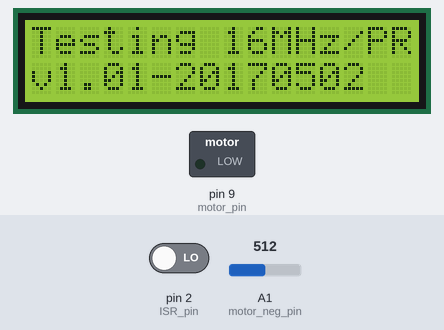
The sketch below on a simulated Arduino Uno, built with avr-gcc and run on an emulated ATmega328P. Parts: 16×2 character LCD, switched loads named in the sketch (green lamp = pin HIGH). The test bench sets the inputs (shaded band); at power-on: pin 2 (ISR_pin) LOW, A1 (motor_neg_pin) = 512. What the sketch prints to the serial monitor is not drawn.

Above: at 0.1 s.
At 4.6 s:
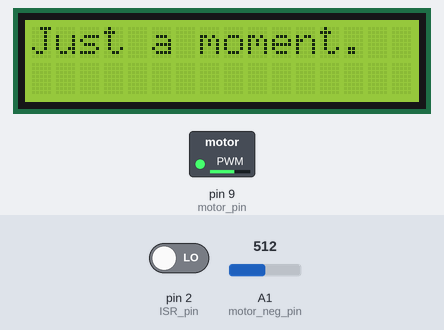
At 8.9 s:
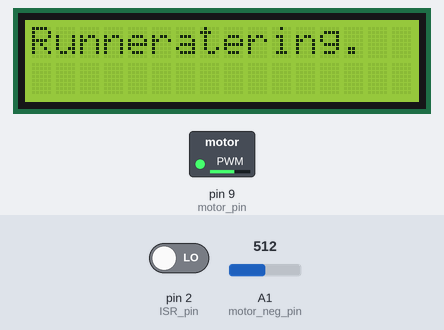
9.0 s: pin 2 (ISR_pin) driven HIGH
Timing chart, 0 to 12.0 s (numbered marks = the images above; inputs shaded):
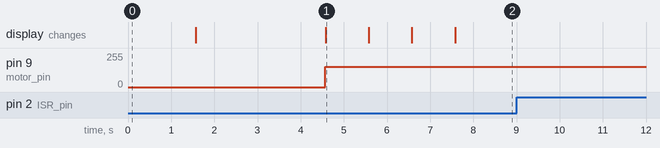

Measured:
- after the input at 9.0 s, every drawn part: stays the same

The sketch:

testInterrupts.ino
```cpp
/**
 *             testInterrupts
 *             testInterrupts.ino
 * Purpose:    Experimenting with synchronizing PWM with ADC measurements
 *             using interrupts.
 *
 *             Though not the immediate goal of this program, it will
 *             allow the direct measurement of the back-emf produced by a
 *             small PWM-modulated DC motor during its "off" phase in the
 *             PWM waveform, and the calculation of its peak current (as
 *             well as RMS current) during its "on" phase.
 *
 * @author:    Tyler Lucas
 * Student ID: 3305203
 * Date:       May 2, 2017
 * Version     1.0
 *
 * References: http://gammon.com.au/interrupts
 *             https://www.programiz.com/cpp-programming/examples/standard-deviation
 */

#include <LiquidCrystal.h>
LiquidCrystal lcd(12, 11, 5, 4, 3, 2);

const int motor_pin = 9; // PWM driving NPN to control motor
const int motor_pos_pin = A0;  // to motor +ve
const int motor_neg_pin = A1;  // to motor -ve and shunt top
const int collector_pin = A2;  // to shunt bottom and collector
const int ISR_pin = 2;  // external interrupt pin (#3 occupied by LCD)


// Define various ADC prescaler (https://goo.gl/qLdu2e)
const unsigned char prescale_002 = (1 << ADPS0);                                //   8 MHz (615.4 kHz) ~   1.6 us
const unsigned char prescale_004 = (1 << ADPS1);                                //   4 MHz (307.7 kHz) ~   3.3 us
const unsigned char prescale_008 = (1 << ADPS1) | (1 << ADPS0);                 //   2 MHz (153.8 kHz) ~   6.5 us
const unsigned char prescale_016 = (1 << ADPS2);                                //   1 MHz ( 76.9 kHz) ~  13 us
const unsigned char prescale_032 = (1 << ADPS2) | (1 << ADPS0);                 // 500 kHz ( 38.5 kHz) ~  26 us
const unsigned char prescale_064 = (1 << ADPS2) | (1 << ADPS1);                 // 250 kHz ( 19.2 kHz) ~  52 us
const unsigned char prescale_128 = (1 << ADPS2) | (1 << ADPS1) | (1 << ADPS0);  // 125 kHz ( 9.6 kHz) ~  104 us


/* Determine datapoints req'd to capture voltages over 2 PWM periods,
 * given an ADC rate from the prescaler. My Arduino Duo (SparkFun
 * RedBoard) runs at 16MHz, and the PWM is set to 490Hz. Prescaler
 * will probably be set to 16 for a 1MHz ADC, but no promises. Note
 * that this uses too much SRAM if the prescale is set to 2. In fact,
 * it's completely untested, but 2*16e6/(2*13*490) ints is 2.5kB on
 * its own, pushing this program way over the Duo's 2k SRAM. */
#define F_CPU 16e6        // 16MHz
#define F_PWM 490         // 490Hz
#define PRESCALE_ADC 16   // set to 1MHz for now
#define DATA_ARRAY_SIZE 313 //(int)(2 * F_CPU / ( PRESCALE_ADC * 13 * F_PWM )) // =313
#define DATA_ARRAY_WINDOW_SIZE 3 // (int)(40 * ( F_CPU/1e6 ) /( PRESCALE_ADC * 13 ) + 0.5) // 40us windows, ~~3
#define DATA_ARRAY_SUBWINDOW_SIZE 307 // (int)(2 * F_CPU / ( PRESCALE_ADC * 13 * F_PWM ) - 40 * ( F_CPU/1e6 ) /( PRESCALE_ADC * 13 ) + 0.5 )// DATA_ARRAY_SIZE - 2*DATA_ARRAY_WINDOW_SIZE was generating "overflow in constant expression" error
volatile unsigned int vdata[DATA_ARRAY_SIZE] = {0};  // for use in ISR


#define ISR_MODE RISING
volatile int next_analog_pin;                   // Which node to measure?
volatile bool need_waveform_update;             // Do we need to measure the next waveform?
volatile byte waveform_counter = 0;             // Keep track of how many waveforms we've measured in a row.
volatile const byte waveform_counter_max = 10;  // Analyze data from how many waveforms at a time?
unsigned int waveform_period_between_updates = 100;  // For how long to NOT do any measurements? [ms] (~100ms?)

//struct value {
//  int stddev;
//  int mean;
//}

//struct waveform {
//  value emf;   // avg of at least 2 values just before "on" period
//  value on;    // avg of at least 2 values just before "off" period
//}

const unsigned int lcd_delay = 3000;

void setup() {

  pinMode( motor_pin, OUTPUT );

  ADCSRA &= ~prescale_128;    // remove bits set by Arduino library
  ADCSRA |= prescale_016;     // set our own prescaler
  // Don't forget to set #define PRESCALE_ADC (line 44'ish).

  Serial.begin(9600);

  lcd.begin(16, 2); //Initialize the 16x2 LCD
  lcd.clear();
  lcd.print("Testing 16MHz/PRESCALE_ADC"); Serial.println("Testing 16MHz/PRESCALE_ADC");
  lcd.setCursor(0,1);
  lcd.print("v1.01-20170502"); Serial.println("v1.01-20170502\n");
  delay(1500);
  lcd.clear();
}

void loop() {

  Serial.println( freeRam() + " bytes free in stack." );
  lcd.print( freeRam() + " bytes free in stack." ); delay(lcd_delay);

  unsigned int motor_duty_byte = 153;      // 153/255 = 60% duty
  analogWrite( motor_pin, motor_duty_byte );
  lcd.clear(); lcd.print("Just a moment"); lcd_slow_dots(lcd_delay, 3); lcd.clear(); lcd.print("Runneratering."); // allow electronics to stabilize

  waveform_counter = 0;
  byte waveform_counter_last = 0;

  attachInterrupt( digitalPinToInterrupt( ISR_pin ), measure_waveform, ISR_MODE ); // enable ISR after stabilization

  while ( true ) {  // this main loop shouldn't have anything to do with ISRs
    if ( waveform_counter == 1 ) {
      Serial.println("waveform_counter == 1");
//      need_waveform_update = false;   // disabled while testing
      waveform_counter = 0;
      detachInterrupt( digitalPinToInterrupt( ISR_pin ) );      // disable ISR when we have enough data
//      t_next_waveform = millis() + waveform_period_between_updates;
      analyze_waveform( vdata );
      attachInterrupt( digitalPinToInterrupt( ISR_pin ), measure_waveform, ISR_MODE ); // debugging
    }

    if ( waveform_counter != waveform_counter_last ) {
      waveform_counter_last = waveform_counter;
      Serial.print("Yet another waveform measured! (#"); Serial.print(waveform_counter); Serial.println(")");
      delay(250); // don't want to spam monitor
    }
  }
}


// greatest function ever created
void lcd_slow_dots( unsigned int tdelay, unsigned int dot_count) {
  dot_count = max( dot_count, 1 );          // better not be zero
  tdelay = max( min( tdelay/dot_count, 5000 ), 1 );   // max 5 seconds

  int n;
  for ( n=0; n<dot_count; n++ ) {
    lcd.print(".");
    delay( tdelay );
  }
}


// find peak, emf ("off") and running voltages...
// or just print it all and go from there!
// this is full of debug code
void analyze_waveform( unsigned int data[] ) {

  unsigned int array_window[ DATA_ARRAY_WINDOW_SIZE ];    // 40us windows, ~~3
  unsigned int rolling_mean[ DATA_ARRAY_SUBWINDOW_SIZE ] = {0};
  unsigned int rolling_std_dev[ DATA_ARRAY_SUBWINDOW_SIZE ] = {0};

  int m, n;
  Serial.println( "RAW DATA " + millis() );  // debugging
  for ( n=0; n<DATA_ARRAY_SIZE; n++ ) {     // debugging
    Serial.println(data[n]);                // debugging
  }
  Serial.println( "\n\nSTATISTICS " + millis() );
  Serial.println( " Rolling Means" );
  for ( n=(DATA_ARRAY_WINDOW_SIZE-1); n<( DATA_ARRAY_SIZE - DATA_ARRAY_WINDOW_SIZE ); n++ ) {
    rolling_mean[n] += sum_from_here_to_there( data, n, n + DATA_ARRAY_WINDOW_SIZE-1 );
    rolling_mean[n] /= DATA_ARRAY_WINDOW_SIZE;  // get means of data windows
    Serial.println( rolling_mean[n] );
  }
  Serial.println( "\n Rolling Standard Deviations" );
  for ( n=(DATA_ARRAY_WINDOW_SIZE-1); n<( DATA_ARRAY_SIZE - DATA_ARRAY_WINDOW_SIZE ); n++ ) {
    for ( m=0; m<DATA_ARRAY_WINDOW_SIZE; m++ ) {
      rolling_std_dev[n] += pow( data[n+m] - rolling_mean[n], 2 ); // get std.dev. of data windows
    }
    Serial.println( rolling_std_dev[n] );
  }
}


// return sum of all elements of array between given indices, endpoints inclusive
unsigned long sum_from_here_to_there( unsigned int data[], int here, int there ){
  unsigned long sum = 0;

  int n;
  for ( n=here; n<=there; n++) {
    sum += data[n];
  }

  return sum;
}


void measure_waveform() {
  Serial.println("I\'m in!");                     // debugging
  int n;
  for ( n=0; n<DATA_ARRAY_SIZE; n++ ) {
    vdata[n] = analogRead( motor_neg_pin );
  }
  waveform_counter++;
  Serial.println("I\'m out!");                     // debugging
}


// reports space between the heap and the stack
int freeRam () // https://learn.adafruit.com/memories-of-an-arduino/measuring-free-memory
{
  extern int __heap_start, *__brkval;
  int v;
  return (int) &v - (__brkval == 0 ? (int) &__heap_start : (int) __brkval);
}
```
